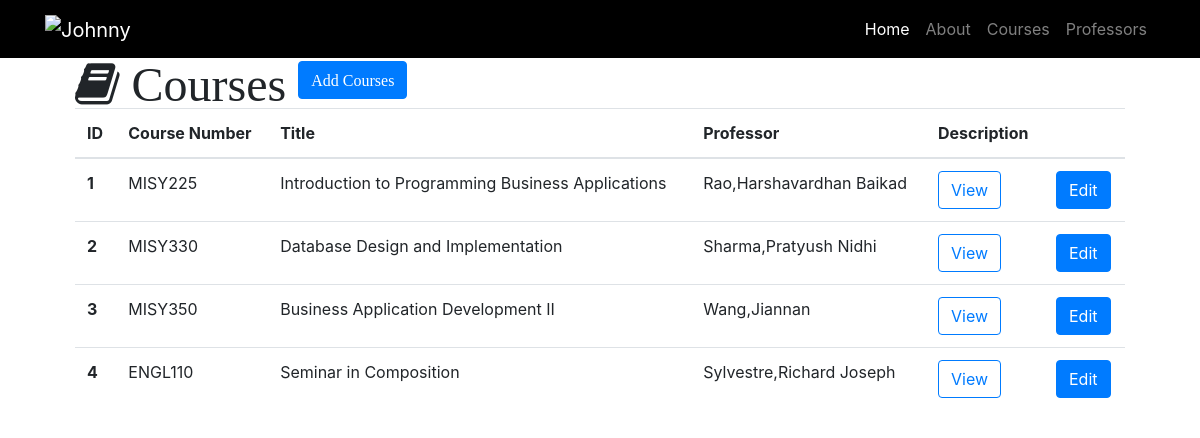
The app's page /courses, older data.
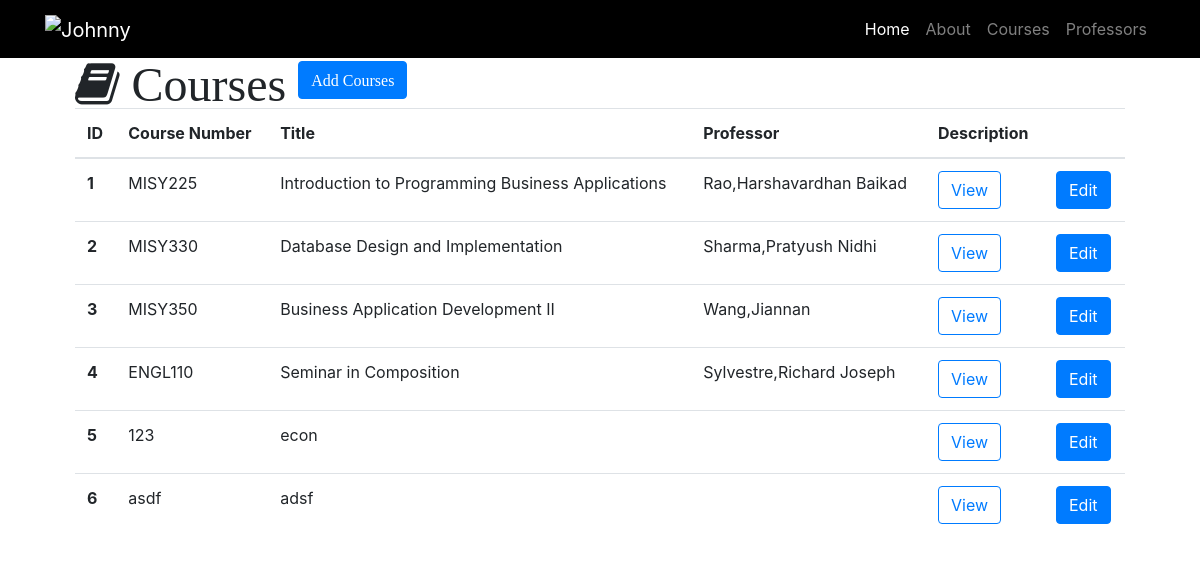
The same page, newer data.
### resume.py (models this page shows)
class Course(db.Model):
    __tablename__ = 'courses'
    id = db.Column(db.Integer, primary_key=True)
    course_number = db.Column(db.String(60))
    title = db.Column(db.String(256))
    description = db.Column(db.Text)
    professor_id = db.Column(db.Integer, db.ForeignKey('professors.id'))

class Professor(db.Model):
    __tablename__ = 'professors'
    id = db.Column(db.Integer, primary_key=True)
    name = db.Column(db.String(64))
    department = db.Column(db.String(64))
    courses = db.relationship('Course', backref='professor')

### resume.py (the view)
@app.route('/courses')
def courses():
    courses = Course.query.all()
    return render_template('courses.html', courses=courses)

### templates/courses.html (shortened to what this page needs)
{% extends "resume-base.html" %}
{% block head %} {{ super () }} {% endblock %}
{% block page_content %}
<div class="container">
  <i class="fa fa-book fa-3x" aria-hidden="true"> Courses
    <a id="add" href="/course/add" class="btn btn-primary" role="button" aria-disabled="true">Add Courses</a>
  </i>
  {% if courses %}
  <table class="table">
    <thead>
      <tr>
        <th>ID</th>
        <th>Course Number</th>
        <th>Title</th>
        <th>Professor</th>
        <th>Description</th>
        <th></th>
      </tr>
    </thead>
    <tbody>
      {% for course in courses %}
      <tr>
              <th scope="row">{{ course.id }}</th>
              <td>{{ course.course_number }}</td>
              <td>{{ course.title }}</td>
              <td>{{ course.professor.name }}</td>
              <td>
      <button type="button" class="btn btn-outline-primary" data-toggle="modal" data-target="#{{course.id}}">View</button>
      </td>
      <td>
        <a id="edit" href="/course/edit/{{course.id}}" class="btn btn-primary" role="button" aria-disabled="true">Edit</a>
      </td>
      {% endfor%}
       </tr>
    </tbody>
  </table>
  {% else %}
  <h3>We do not have this course.</h3>
  {% endif %}
</div>
{% endblock %}

### templates/resume-base.html (shortened to what this page needs)
<!DOCTYPE html>
<html lang="en">
<head>
  {% block head %}
  <link rel="stylesheet" href="https://maxcdn.bootstrapcdn.com/bootstrap/4.0.0-beta.2/css/bootstrap.min.css">
  <link rel="stylesheet" href="https://maxcdn.bootstrapcdn.com/font-awesome/4.7.0/css/font-awesome.min.css">
  <link rel="stylesheet" href="{{ url_for('static', filename='css/resume.css/') }}">
  {% endblock %}
</head>
<body>
  <nav class="navbar navbar-expand-lg navbar-dark fixed-top" style="background-color:black;">
    <div class="container">
      <a class="navbar-brand" href="/">
         <img src="{{ url_for('static', filename='img/mylogo.png') }}"
          alt="Johnny" width="100">
       </a>
      <div class="collapse navbar-collapse" id="navbarResponsive">
        <ul class="navbar-nav ml-auto">
          <li class="nav-item active">
            <a class="nav-link" href="/">Home
              </a>
          </li>
          <li class="nav-item">
            <a class="nav-link" href="/about">About</a>
          </li>
          <li class="nav-item">
            <a class="nav-link" href="/courses">Courses</a>
          </li>
          <li class="nav-item">
            <a class="nav-link" href="/professors">Professors</a>
          </li>
        </ul>
      </div>
    </div>
  </nav>
  {% block page_content %}
  {% endblock %}
</body>
</html>

### static/css/resume.css (style rules this page uses)
body { margin:60px; }

### templates/courses.html (style rules this page uses)
#add { color:white; }
#edit { color:white; }

Row changes from the older to the newer data that the page shows:
added Course: id "5", course_number "123", title "econ"
added Course: id "6", course_number "asdf", title "adsf"
